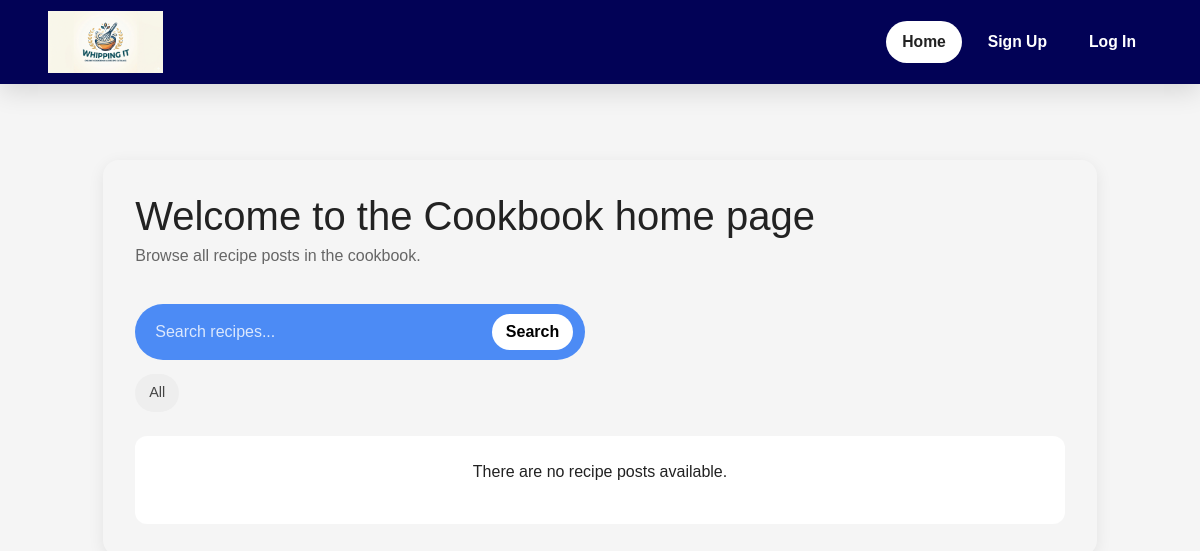
/?category=Asian, run on an earlier commit of the app's database.
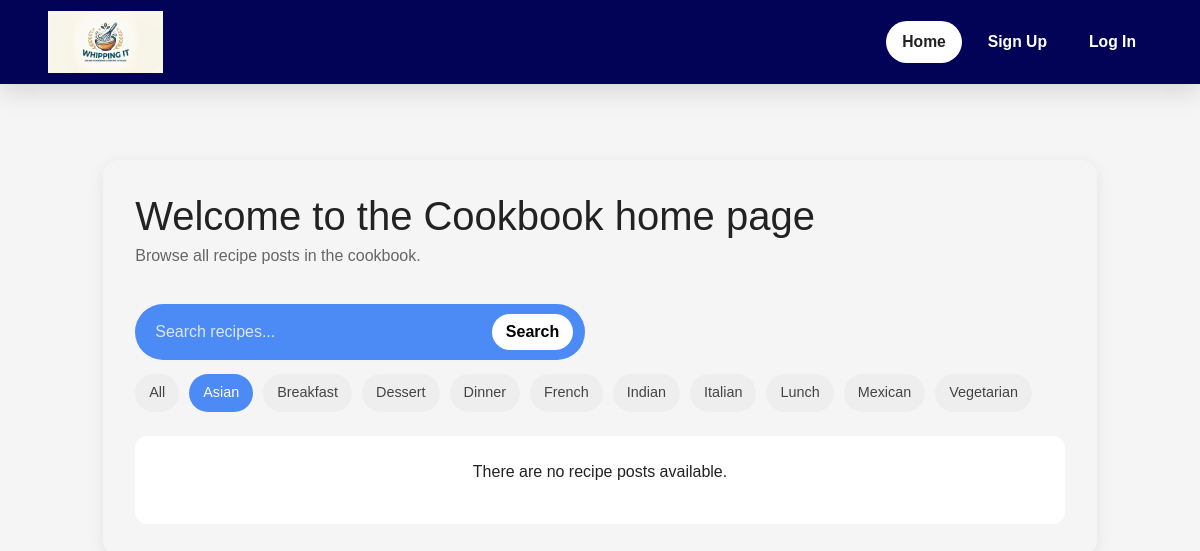
And on a later commit of the database.
### posts/models.py (models this page shows, shortened)
class Category(models.Model):
    name = models.CharField(max_length=100, unique=True)
    created_on = models.DateTimeField(auto_now_add=True)
    modified_on = models.DateTimeField(auto_now=True)

### posts/views.py (the view, shortened to what this page needs)
# urls.py: 2. Add a URL to urlpatterns:  path('', views.home, name='home')
def home(request):
    q = request.GET.get('q', '').strip()
    selected_category = request.GET.get('category', '').strip()
    recipes = RecipePost.objects.all().order_by('-created_on')
    categories = Category.objects.all().order_by('name')
    if selected_category:
        recipes = recipes.filter(
            category__name=selected_category
        )
    recipescount = recipes.count()
    context = {
        'recipes': recipes,
        'recipescount': recipescount,
        'categories': categories,
        'selected_category': selected_category,
        'search_query': q,
        }
    return render(request, 'posts/home.html', context)

### posts/templates/posts/home.html (shortened to what this page needs)
{% extends 'posts/base.html' %}
{% block content %}
<div class="main-container home-page">
    <div class="topbar home-topbar">
        <div>
            <h1 class="title">Welcome to the Cookbook home page</h1>
            <p class="home-subtitle">Browse all recipe posts in the cookbook.</p>
        </div>
    </div>
    <div class="home-controls">
        <form method="GET" action="{% url 'home' %}" class="search-form">
            <div class="search-bar">
                <input
                    type="text"
                    name="q"
                    value="{{ search_query }}"
                    placeholder="Search recipes..."
                    class="search-input"
                >
                <button type="submit" class="search-btn">Search</button>
            </div>
        </form>
        <div class="category-filter">
            <a
                href="{% url 'home' %}{% if search_query %}?q={{ search_query|urlencode }}{% endif %}"
                class="filter-chip {% if not selected_category %}active{% endif %}"
            >
                All
            </a>
            {% for category in categories %}
                <a
                    href="{% url 'home' %}?{% if search_query %}q={{ search_query|urlencode }}&{% endif %}category={{ category.name|urlencode }}"
                    class="filter-chip {% if selected_category == category.name %}active{% endif %}"
                >
                    {{ category.name }}
                </a>
            {% endfor %}
        </div>
    </div>
    {% if recipescount == 0 %}
        <div class="empty-state">
            <p>There are no recipe posts available.</p>
        </div>
    {% endif %}
</div>
{% endblock %}

### posts/templates/posts/base.html (shortened to what this page needs)
{% load static %}
<!DOCTYPE html>
<html lang="en">
<head>
    <link rel="stylesheet" href="{% static 'posts/main.css' %}">
    <link rel="stylesheet" href="https://cdn.jsdelivr.net/npm/bootstrap@4.6.2/dist/css/bootstrap.min.css">
</head>
<body class="site-body">
    <nav class="site-navbar">
        <div class="site-navbar-inner">
            <div class="site-navbar-logo">
                <a href="{% url 'home' %}">
                    <img class="logo" src="{% static 'posts/WhippingIt-Logo-v1.png' %}" alt="Whipping It logo">
                </a>
            </div>
            <ul class="site-navbar-links">
                <li>
                    <a href="{% url 'home' %}" class="{% if request.path == '/' %}active{% endif %}">Home</a>
                </li>
                {% if user.is_authenticated %}
                    <li>
                        <a href="{% url 'recipeposts' %}" class="{% if request.path == '/recipeposts' %}active{% endif %}">
                            My recipe posts
                        </a>
                    </li>
                    <li>
                        <a href="{% url 'profile' %}" class="{% if request.path == '/users/profile' %}active{% endif %}">
                            {{ user.username }}
                        </a>
                    </li>
                    <li>
                        <a href="{% url 'logoutconfirm' %}" class="{% if request.path == '/users/confirm/logout' %}active{% endif %}">
                            Log Out
                        </a>
                    </li>
                {% else %}
                    <li>
                        <a href="{% url 'signup' %}" class="{% if request.path == '/users/signup' %}active{% endif %}">
                            Sign Up
                        </a>
                    </li>
                    <li>
                        <a href="{% url 'login' %}" class="{% if request.path == '/users/login' %}active{% endif %}">
                            Log In
                        </a>
                    </li>
                {% endif %}
            </ul>
        </div>
    </nav>
    <main class="site-main">
        <div class="page-shell">
            {% block content %}
            {% endblock %}
        </div>
    </main>
</body>
</html>

### posts/static/posts/main.css (style rules this page uses)
html { font-family: Arial, Helvetica, sans-serif; }
.logo { max-width: 90%; max-height: 70px; height: auto; }
.main-container { width: 80%; box-shadow: 0 4px 16px rgba(0, 0, 0, 0.08); border-radius: 16px; padding: 32px; }
.title { margin: 0;; }
.topbar { display: flex; flex-direction: row; justify-content: space-between; align-items: center; margin-bottom: 16px; }
.home-page { width: 90%; max-width: 1200px; margin: 40px auto; }
.home-topbar { margin-bottom: 20px; }
.home-subtitle { margin-top: 4px; color: #666; }
.home-controls { margin-bottom: 24px; }
.search-form { margin-bottom: 14px; }
.search-bar { display: flex; align-items: center; max-width: 450px; background-color: #4c8bf5; border-radius: 999px; padding: 8px 12px; }
.search-input { flex: 1; border: none; outline: none; background: transparent; color: white; font-size: 1rem; padding: 8px; }
.search-input::placeholder { color: rgba(255,255,255,0.8); }
.search-btn { background: white; border: none; border-radius: 20px; padding: 6px 14px; cursor: pointer; font-weight: bold; }
.category-filter { display: flex; flex-wrap: wrap; gap: 10px; }
.filter-chip { background-color: #eee; padding: 8px 14px; border-radius: 999px; text-decoration: none; color: #444; font-size: 0.9rem; transition: 0.2s ease; }
.filter-chip.active { background-color: #4c8bf5; color: white; }
.empty-state { background: white; padding: 24px; border-radius: 12px; text-align: center; }
.site-body { margin: 0; padding: 0; background: #f5f5f5; color: #222; font-family: Arial, Helvetica, sans-serif; }
.site-main { padding: 36px 0 60px; }
.page-shell { width: min(1200px, 92%); margin: 0 auto; }
.site-navbar { width: 100%; background: #020256; box-shadow: 0 8px 24px rgba(0, 0, 0, 0.12); }
.site-navbar-inner { width: min(1200px, 92%); min-height: 84px; margin: 0 auto; display: flex; align-items: center; justify-content: space-between; gap: 20px; }
.site-navbar-logo { display: flex; align-items: center; }
.site-navbar-links { margin: 0; padding: 0; list-style: none; display: flex; align-items: center; gap: 10px; flex-wrap: wrap; }
.site-navbar-links a { text-decoration: none; color: white; font-weight: 600; font-size: 0.98rem; padding: 9px 16px; border-radius: 999px; transition: 0.2s ease; display: inline-block; }
.site-navbar-links a:hover, .site-navbar-links a.active { background-color: white; color: #222; }

What changed in the data, as far as the page shows it:
added Category: name "Asian"
added Category: name "Breakfast"
added Category: name "Dessert"
added Category: name "Dinner"
added Category: name "French"
added Category: name "Indian"
added Category: name "Italian"
added Category: name "Lunch"
added Category: name "Mexican"
added Category: name "Vegetarian"
